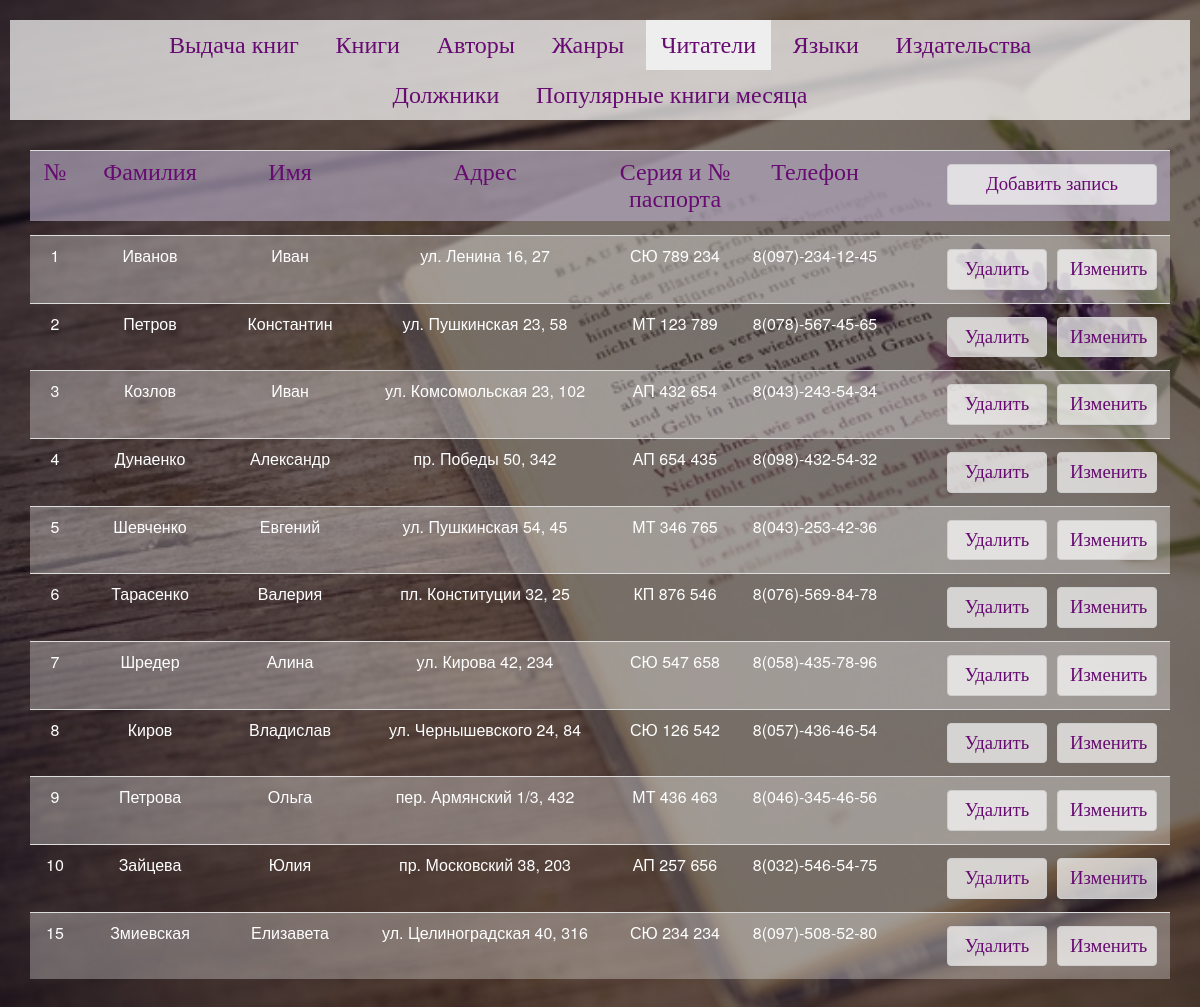
Page /tables/readers.php on the committed database.
### tables this page shows
CREATE TABLE IF NOT EXISTS `readers` (
  `reader_id` int(11) NOT NULL AUTO_INCREMENT,
  `second_name` varchar(40) NOT NULL,
  `first_name` varchar(40) NOT NULL,
  `adress` varchar(50) NOT NULL,
  `passport` varchar(30) NOT NULL,
  `phone_num` varchar(20) NOT NULL,
  PRIMARY KEY (`reader_id`),
  UNIQUE KEY `passport` (`passport`)
);

### tables/readers.php (the view, shortened to what this page needs)
<?php
class Readers extends Db {
    public function fetchAll(){
        $conn = $this->ConnectDB();
        $stmt = $conn->prepare("SELECT * FROM `readers` ORDER BY reader_id");
        $stmt->execute();
        $result = $stmt->fetchAll();
        return $result;
    }
}
$out = new Readers();
$rows = $out->fetchAll();
?>
<!DOCTYPE>
<html>
<head>
    <link rel="stylesheet" href="../css/bootstrap.css">
    <link rel="stylesheet" href="../css/tables.css">
</head>
<body>
<div class="container">
    <form method="post">
        <nav id="header" class="navbar navbar-fixed-top" role="navigation">
            <ul id="panel" class="nav navbar-nav">
                <li><a href="output.php">Выдача книг</a></li>
                <li><a href="books.php">Книги</a></li>
                <li><a href="authors.php">Авторы</a></li>
                <li><a href="genres.php">Жанры</a></li>
                <li id="current"><a href="readers.php">Читатели</a></li>
                <li><a href="languages.php">Языки</a></li>
                <li><a href="publishers.php">Издательства</a></li><br>
                <li><a href="debtors.php">Должники</a></li>
                <li><a href="popular.php">Популярные книги месяца</a></li>
            </ul>
            <div class="container">
                <table class="title table table-striped">
                    <tr>
                        <td width="50">№</td>
                        <td width="140">Фамилия</td>
                        <td width="140">Имя</td>
                        <td width="250">Адрес</td>
                        <td width="130">Серия и № паспорта</td>
                        <td width="150">Телефон</td>
                        <td><button id="add-btn" type="button" class="btn btn-default" data-toggle="modal" data-target="#addModal">Добавить запись</button></td>
                    </tr>
                </table>
            </div>
        </nav>
        <div class="table-responsive">
            <table class="table table-striped"  style="text-align: center;">
                <?php for ($i = 0; $i < count($rows); $i++) {?>
                    <tr  data-id="<?= $rows[$i]['reader_id']?>" data-sname="<?= $rows[$i]['second_name']?>"
                         data-fname="<?= $rows[$i]['first_name']?>" data-adress="<?= $rows[$i]['adress']?>"
                         data-passport="<?= $rows[$i]['passport']?>" data-phone="<?= $rows[$i]['phone_num']?>">
                        <td width="50"><?= $rows[$i]['reader_id']?></td>
                        <td width="140"><?= $rows[$i]['second_name']?></td>
                        <td width="140"><?= $rows[$i]['first_name']?></td>
                        <td width="250"><?= $rows[$i]['adress']?></td>
                        <td width="130"><?= $rows[$i]['passport']?></td>
                        <td width="150"><?= $rows[$i]['phone_num']?></td>
                        <td><button name="edit" type="button" class="btn btn-default" data-toggle="modal" data-target="#editModal">Изменить</button>
                            <input name="delete" type="button" class="btn btn-default" value="Удалить"></td>
                    </tr>
                <?php } ?>
            </table>
        </div>
    </form>
</div>
</body>
</html>

### css/tables.css (style rules this page uses)
html { background-image: url(../img/2.jpg); background-color: rgba(0, 0, 0, 0.5); background-blend-mode: darken; background-attachment: fixed; background-size: cover; }
body { padding-top: 70px; width: 100%; height: 100%; background: 0; }
.table { margin-top: 165px; color: #ffffff; }
.btn-default { float: right; margin: 5; width: 100px; font-size: 14pt; font-family: "Monotype Corsiva", bold; }
#header { border: 0; padding: 10px; background-image: url(../img/2.jpg); background-color: rgba(0, 0, 0, 0.5); background-blend-mode: darken; background-attachment: fixed; background-size: cover; }
.title { height: 71px; border: 0; color: #670b72; font-size: 18pt; font-family: "Monotype Corsiva", bold; background-color: rgba(116, 97, 141, 0.5); text-align: center; margin-top: 30px; margin-bottom: 0; }
#panel { color: #670b72; font-size: 20pt; font-family: "Monotype Corsiva", bold; background-color: rgba(255, 255, 255, 0.7); border-color: #cccccc; margin-top: 10px; float: none; text-align: center; }
#panel li { color: #670b72; display: inline-block; }
#panel a { color: #670b72; font-size: 18pt; font-family: "Monotype Corsiva", bold; }
#current { text-decoration: none; background-color: #eeeeee; }
#add-btn { width: 210px; }
.navbar-nav > li { float: none; }

### rows in the picture
readers: reader_id "1", second_name "Иванов", first_name "Иван", adress "ул. Ленина 16, 27", passport "СЮ 789 234", phone_num "8(097)-234-12-45"
readers: reader_id "2", second_name "Петров", first_name "Константин", adress "ул. Пушкинская 23, 58", passport "МТ 123 789", phone_num "8(078)-567-45-65"
readers: reader_id "3", second_name "Козлов", first_name "Иван", adress "ул. Комсомольская 23, 102", passport "АП 432 654", phone_num "8(043)-243-54-34"
readers: reader_id "4", second_name "Дунаенко", first_name "Александр", adress "пр. Победы 50, 342", passport "АП 654 435", phone_num "8(098)-432-54-32"
readers: reader_id "5", second_name "Шевченко", first_name "Евгений", adress "ул. Пушкинская 54, 45", passport "МТ 346 765", phone_num "8(043)-253-42-36"
readers: reader_id "6", second_name "Тарасенко", first_name "Валерия", adress "пл. Конституции 32, 25", passport "КП 876 546", phone_num "8(076)-569-84-78"
readers: reader_id "7", second_name "Шредер", first_name "Алина", adress "ул. Кирова 42, 234", passport "СЮ 547 658", phone_num "8(058)-435-78-96"
readers: reader_id "8", second_name "Киров", first_name "Владислав", adress "ул. Чернышевского 24, 84", passport "СЮ 126 542", phone_num "8(057)-436-46-54"
readers: reader_id "9", second_name "Петрова", first_name "Ольга", adress "пер. Армянский 1/3, 432", passport "МТ 436 463", phone_num "8(046)-345-46-56"
readers: reader_id "10", second_name "Зайцева", first_name "Юлия", adress "пр. Московский 38, 203", passport "АП 257 656", phone_num "8(032)-546-54-75"
readers: reader_id "15", second_name "Змиевская", first_name "Елизавета", adress "ул. Целиноградская 40, 316", passport "СЮ 234 234", phone_num "8(097)-508-52-80"
